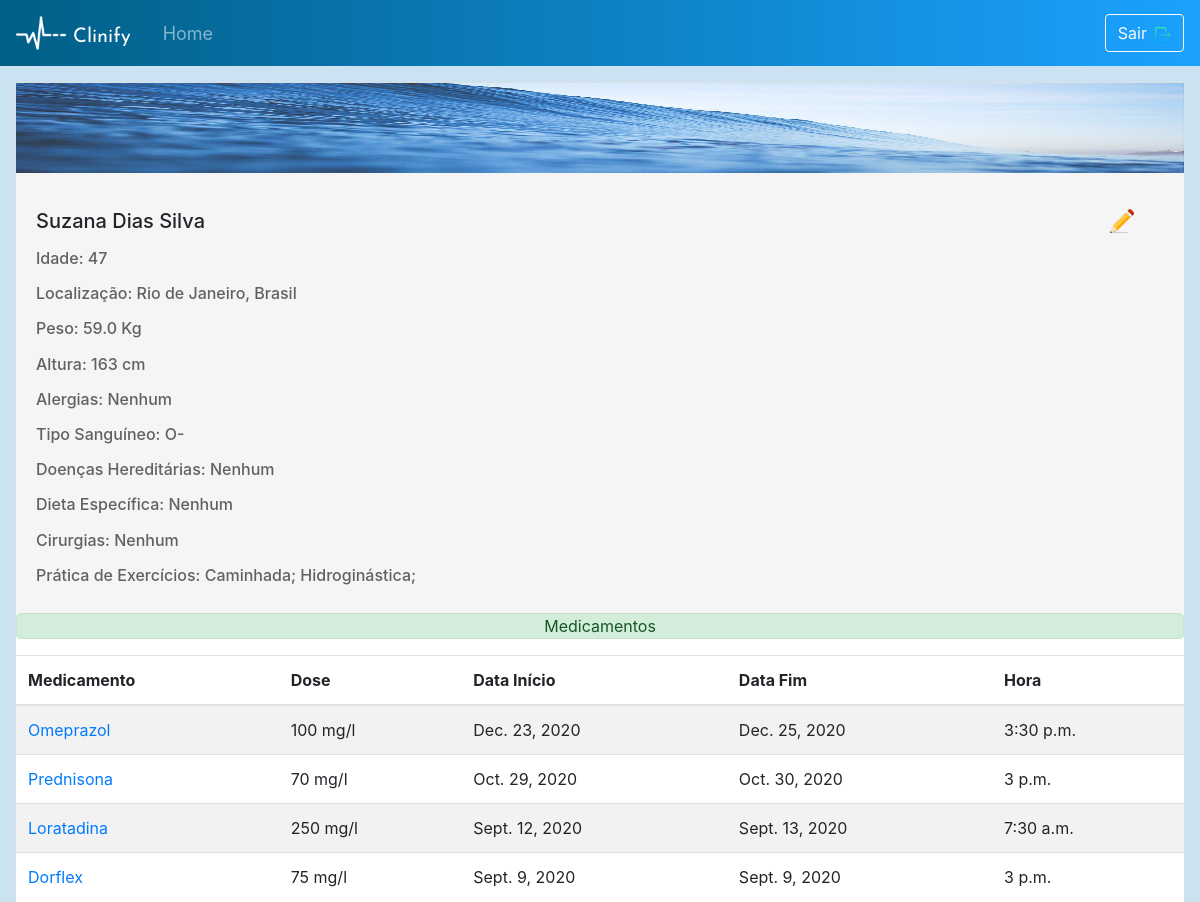
Page /Templates/profile/ (signed in, upper part) on the earlier database version.
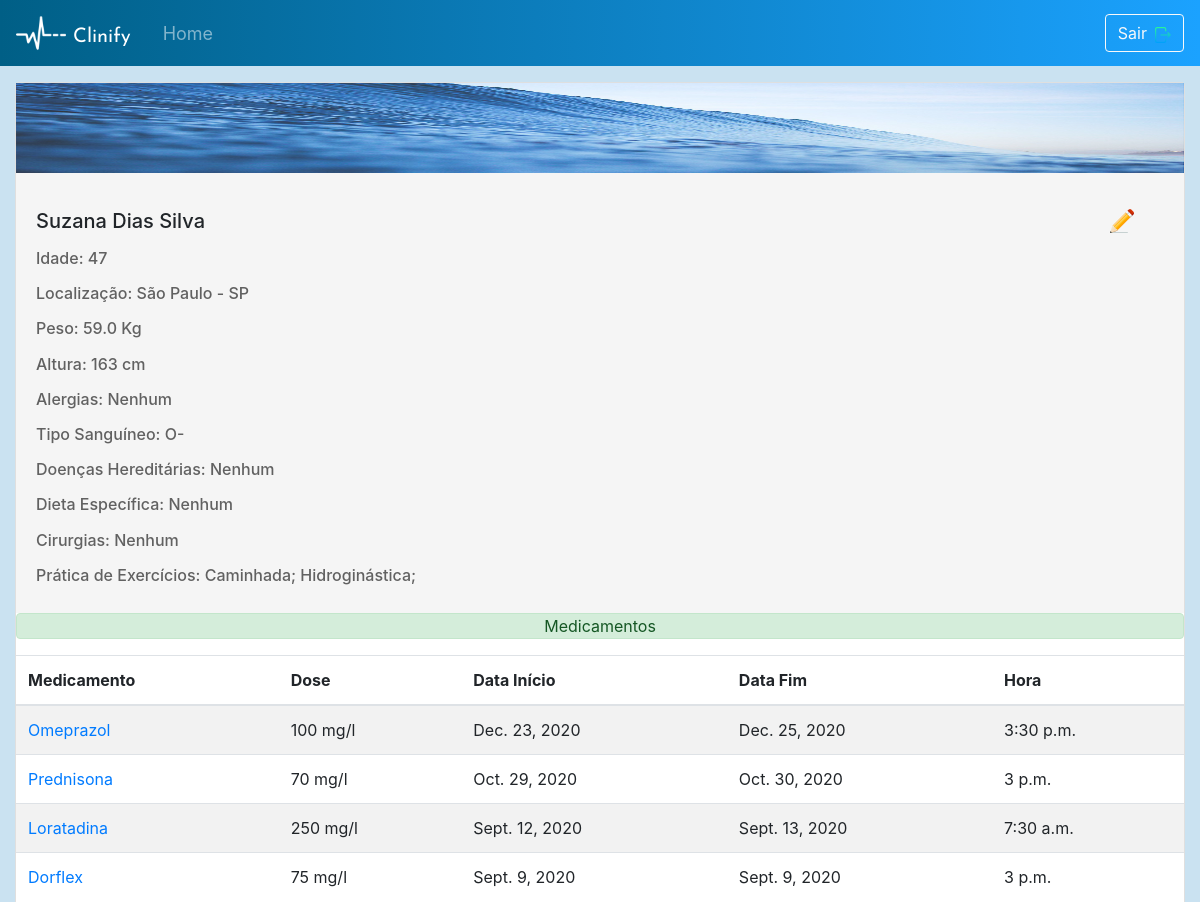
Same page on the later database version.
### server_app/models.py (models this page shows, shortened)
class UserProfile(models.Model):
    CHOICE = (('O-', 'O-'), ('O+', 'O+'), ('A-', 'A-'), ('A+', 'A+'), ('B-', 'B-'), ('B+', 'B+'), ('AB-', 'AB-'), ('AB+', 'AB+'))
    user                 = models.OneToOneField(User, on_delete=models.CASCADE, null=True, blank=True)
    profile_age_prf      = models.IntegerField(null=True, blank=True)
    profile_loc_prf      = models.CharField(max_length=150, null=True, blank=True)
    profile_weight_prf   = models.FloatField(null=True, blank=True)
    profile_height_prf   = models.IntegerField(null=True, blank=True)
    profile_allergy_prf  = models.CharField(max_length=200,null=True, blank=True)
    profile_blood_prf    = models.CharField(null=True, max_length=10, default=None, choices=CHOICE, blank=True)
    profile_desease_prf  = models.CharField(max_length=200, null=True, blank=True)
    profile_diet_prf     = models.CharField(max_length=200, null=True, blank=True)
    profile_surgery_prf  = models.CharField(max_length=200, null=True, blank=True)
    profile_exerc_prf    = models.CharField(max_length=200, null=True, blank=True)
    slug                 = models.SlugField(default='slug')

### server_app/views.py (the view)
@method_decorator(login_required(login_url="/logout/"), name='dispatch')
class ProfileListView(ListView):
    template_name = 'profile.html'
    model = UserMedication
    context_object_name = 'med'
    def get_queryset(self):
        queryset = super(ProfileListView, self).get_queryset()
        queryset = queryset.filter(user=self.request.user)
        return queryset
    def get_context_data(self, **kwargs):
        kwargs['userprof'] = UserProfile.objects.get(user=self.request.user)
        kwargs['trip'] = UserTrip.objects.filter(user=self.request.user)
        kwargs['vac'] = UserVaccine.objects.filter(user=self.request.user)
        kwargs['appoint'] = UserAppoint.objects.filter(user=self.request.user)
        kwargs['diet'] = UserDiet.objects.filter(user=self.request.user)
        return super(ProfileListView, self).get_context_data(**kwargs)

### Templates/profile.html (shortened to what the changed rows need)
<!DOCTYPE html>
{% extends 'base.html' %}
    {% block content %}
        {% load static %}
    </head>
    <body class="profile-screen">
        <section>
            <div class="col-12 mt-3 mb-4">
                <div class="card" id="card-opacity">
                    <div class="card-body">
                        <div class="row mt-3 col-sm-12 col-lg-6 profile-opt">
                            <form name="form" method="POST">
                                <div class="form-group ">
                                    <h6 class="age">Idade:  {{userprof.profile_age_prf}}</h6>
                                </div>
                                <div class="form-group ">
                                    <h6 class="loc">Localização:  {{userprof.profile_loc_prf}}</h6>
                                </div>
                                <div class="form-group ">
                                    <h6 class="weight">Peso:   {{userprof.profile_weight_prf}} Kg</h6>
                                </div>
                                <div class="form-group ">
                                    <h6 class="height">Altura:   {{userprof.profile_height_prf}} cm</h6>
                                </div>
                                <div class="form-group ">
                                    <h6 class="alerg">Alergias:   {{userprof.profile_allergy_prf}}</h6>
                                </div>
                                <div class="form-group ">
                                    <h6 class="blood">Tipo Sanguíneo:   {{userprof.profile_blood_prf}}</h6>
                                </div>
                                <div class="form-group ">
                                    <h6 class="desease">Doenças Hereditárias:   {{userprof.profile_desease_prf}}</h6>
                                </div>
                                <div class="form-group ">
                                    <h6 class="diet">Dieta Específica:   {{userprof.profile_diet_prf}}</h6>
                                </div>
                                <div class="form-group ">
                                    <h6 class="surgery">Cirurgias:   {{userprof.profile_surgery_prf}}</h6>
                                </div>
                                <div class="form-group ">
                                    <h6 class="exerc">Prática de Exercícios:   {{userprof.profile_exerc_prf}}</h6>
                                </div>
                            </form>
                        </div>
                    </div>
                    <div class="overflow-auto">
                        <table class="table table-striped overflow-auto mb-5">
                            <thead>
                                <tr>
                                    <div class="alert alert-success pt-0 pb-0 col-12" style="text-align: center;">Medicamentos</div>
                                    <th>Medicamento</th>
                                    <th>Dose</th>
                                    <th>Data Início</th>
                                    <th>Data Fim</th>
                                    <th>Hora</th>
                                </tr>
                            </thead>
                        </table>
                    </div>
                </div>
            </div>
        </section>
        {% endblock %}

Differences in the rows shown:
changed UserProfile "Nenhum": profile_loc_prf "Rio de Janeiro, Brasil" → "São Paulo - SP"
